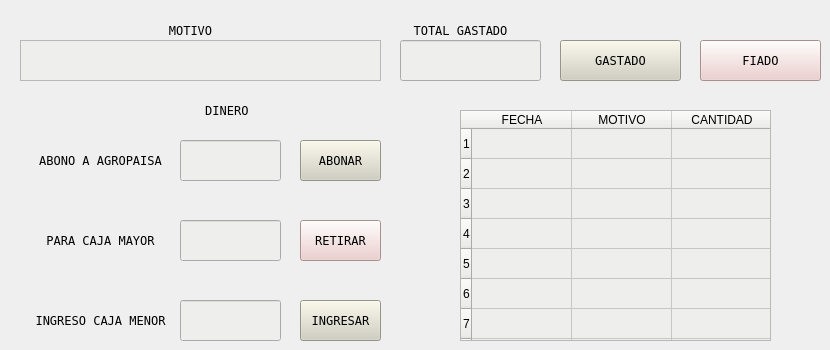
      <widget class="QWidget" name="tab_9">
       <attribute name="title">
        <string>CAJA MENOR</string>
       </attribute>
       <widget class="QPushButton" name="pushButton_16">
        <property name="geometry">
         <rect>
          <x>300</x>
          <y>140</y>
          <width>81</width>
          <height>41</height>
         </rect>
        </property>
        <property name="font">
         <font>
          <family>Andale Mono</family>
         </font>
        </property>
        <property name="styleSheet">
         <string notr="true">background-color: rgb(209, 207, 192);</string>
        </property>
        <property name="text">
         <string>ABONAR</string>
        </property>
       </widget>
       <widget class="QLabel" name="label_57">
        <property name="geometry">
         <rect>
          <x>20</x>
          <y>140</y>
          <width>161</width>
          <height>41</height>
         </rect>
        </property>
        <property name="font">
         <font>
          <family>Andale Mono</family>
         </font>
        </property>
        <property name="text">
         <string>ABONO A AGROPAISA</string>
        </property>
        <property name="alignment">
         <set>Qt::AlignCenter</set>
        </property>
       </widget>
       <widget class="QPushButton" name="pushButton_17">
        <property name="geometry">
         <rect>
          <x>300</x>
          <y>220</y>
          <width>81</width>
          <height>41</height>
         </rect>
        </property>
        <property name="font">
         <font>
          <family>Andale Mono</family>
         </font>
        </property>
        <property name="styleSheet">
         <string notr="true">background-color: rgb(236, 201, 199);</string>
        </property>
        <property name="text">
         <string>RETIRAR</string>
        </property>
       </widget>
       <widget class="QLabel" name="label_59">
        <property name="geometry">
         <rect>
          <x>20</x>
          <y>10</y>
          <width>341</width>
          <height>41</height>
         </rect>
        </property>
        <property name="font">
         <font>
          <family>Andale Mono</family>
         </font>
        </property>
        <property name="text">
         <string>MOTIVO</string>
        </property>
        <property name="alignment">
         <set>Qt::AlignCenter</set>
        </property>
       </widget>
       <widget class="QPushButton" name="pushButton_18">
        <property name="geometry">
         <rect>
          <x>560</x>
          <y>40</y>
          <width>121</width>
          <height>41</height>
         </rect>
        </property>
        <property name="font">
         <font>
          <family>Andale Mono</family>
         </font>
        </property>
        <property name="styleSheet">
         <string notr="true">background-color: rgb(209, 207, 192);</string>
        </property>
        <property name="text">
         <string>GASTADO</string>
        </property>
       </widget>
       <widget class="QTextEdit" name="textEdit_28">
        <property name="geometry">
         <rect>
          <x>20</x>
          <y>40</y>
          <width>361</width>
          <height>41</height>
         </rect>
        </property>
        <property name="font">
         <font>
          <family>Andale Mono</family>
         </font>
        </property>
        <property name="styleSheet">
         <string notr="true">background-color: rgb(238, 238, 236);</string>
        </property>
        <property name="html">
         <string>&lt;!DOCTYPE HTML PUBLIC &quot;-//W3C//DTD HTML 4.0//EN&quot; &quot;http://www.w3.org/TR/REC-html40/strict.dtd&quot;&gt;
&lt;html&gt;&lt;head&gt;&lt;meta name=&quot;qrichtext&quot; content=&quot;1&quot; /&gt;&lt;style type=&quot;text/css&quot;&gt;
p, li { white-space: pre-wrap; }
&lt;/style&gt;&lt;/head&gt;&lt;body style=&quot; font-family:'Andale Mono'; font-size:11pt; font-weight:400; font-style:normal;&quot;&gt;
&lt;p style=&quot;-qt-paragraph-type:empty; margin-top:0px; margin-bottom:0px; margin-left:0px; margin-right:0px; -qt-block-indent:0; text-indent:0px; font-family:'Ubuntu';&quot;&gt;&lt;br /&gt;&lt;/p&gt;&lt;/body&gt;&lt;/html&gt;</string>
        </property>
       </widget>
       <widget class="QLabel" name="label_61">
        <property name="geometry">
         <rect>
          <x>380</x>
          <y>10</y>
          <width>161</width>
          <height>41</height>
         </rect>
        </property>
        <property name="font">
         <font>
          <family>Andale Mono</family>
         </font>
        </property>
        <property name="text">
         <string>TOTAL GASTADO</string>
        </property>
        <property name="alignment">
         <set>Qt::AlignCenter</set>
        </property>
       </widget>
       <widget class="QPushButton" name="pushButton_19">
        <property name="geometry">
         <rect>
          <x>700</x>
          <y>40</y>
          <width>121</width>
          <height>41</height>
         </rect>
        </property>
        <property name="font">
         <font>
          <family>Andale Mono</family>
         </font>
        </property>
        <property name="styleSheet">
         <string notr="true">background-color: rgb(236, 201, 199);</string>
        </property>
        <property name="text">
         <string>FIADO</string>
        </property>
       </widget>
       <widget class="QLabel" name="label_60">
        <property name="geometry">
         <rect>
          <x>180</x>
          <y>90</y>
          <width>101</width>
          <height>41</height>
         </rect>
        </property>
        <property name="font">
         <font>
          <family>Andale Mono</family>
         </font>
        </property>
        <property name="text">
         <string>DINERO </string>
        </property>
        <property name="alignment">
         <set>Qt::AlignCenter</set>
        </property>
       </widget>
       <widget class="QTableWidget" name="tableWidget_9">
        <property name="geometry">
         <rect>
          <x>460</x>
          <y>110</y>
          <width>311</width>
          <height>231</height>
         </rect>
        </property>
        <property name="styleSheet">
         <string notr="true">font: 11pt &quot;Andale Mono&quot;;
background-color: rgb(238, 238, 236);</string>
        </property>
        <property name="verticalScrollBarPolicy">
         <enum>Qt::ScrollBarAlwaysOff</enum>
        </property>
        <property name="horizontalScrollBarPolicy">
         <enum>Qt::ScrollBarAlwaysOff</enum>
        </property>
        <row>
         <property name="text">
          <string>1</string>
         </property>
        </row>
        <row>
         <property name="text">
          <string>2</string>
         </property>
        </row>
        <row>
         <property name="text">
          <string>3</string>
         </property>
        </row>
        <row>
         <property name="text">
          <string>4</string>
         </property>
        </row>
        <row>
         <property name="text">
          <string>5</string>
         </property>
        </row>
        <row>
         <property name="text">
          <string>6</string>
         </property>
        </row>
        <row>
         <property name="text">
          <string>7</string>
         </property>
        </row>
        <row>
         <property name="text">
          <string>8</string>
         </property>
        </row>
        <column>
         <property name="text">
          <string>FECHA</string>
         </property>
        </column>
        <column>
         <property name="text">
          <string>MOTIVO</string>
         </property>
        </column>
        <column>
         <property name="text">
          <string>CANTIDAD</string>
         </property>
        </column>
       </widget>
       <widget class="QLabel" name="label_58">
        <property name="geometry">
         <rect>
          <x>20</x>
          <y>220</y>
          <width>161</width>
          <height>41</height>
         </rect>
        </property>
        <property name="font">
         <font>
          <family>Andale Mono</family>
         </font>
        </property>
        <property name="text">
         <string>PARA CAJA MAYOR</string>
        </property>
        <property name="alignment">
         <set>Qt::AlignCenter</set>
        </property>
       </widget>
       <widget class="QLineEdit" name="lineEdit_7">
        <property name="geometry">
         <rect>
          <x>180</x>
          <y>140</y>
          <width>101</width>
          <height>41</height>
         </rect>
        </property>
        <property name="styleSheet">
         <string notr="true">background-color: rgb(238, 238, 236);</string>
        </property>
       </widget>
       <widget class="QLineEdit" name="lineEdit_8">
        <property name="geometry">
         <rect>
          <x>180</x>
          <y>220</y>
          <width>101</width>
          <height>41</height>
         </rect>
        </property>
        <property name="styleSheet">
         <string notr="true">background-color: rgb(238, 238, 236);</string>
        </property>
       </widget>
       <widget class="QLineEdit" name="lineEdit_9">
        <property name="geometry">
         <rect>
          <x>400</x>
          <y>40</y>
          <width>141</width>
          <height>41</height>
         </rect>
        </property>
        <property name="styleSheet">
         <string notr="true">background-color: rgb(238, 238, 236);</string>
        </property>
       </widget>
       <widget class="QLabel" name="label_89">
        <property name="geometry">
         <rect>
          <x>20</x>
          <y>300</y>
          <width>161</width>
          <height>41</height>
         </rect>
        </property>
        <property name="font">
         <font>
          <family>Andale Mono</family>
         </font>
        </property>
        <property name="text">
         <string>INGRESO CAJA MENOR</string>
        </property>
        <property name="alignment">
         <set>Qt::AlignCenter</set>
        </property>
       </widget>
       <widget class="QLineEdit" name="lineEdit_16">
        <property name="geometry">
         <rect>
          <x>180</x>
          <y>300</y>
          <width>101</width>
          <height>41</height>
         </rect>
        </property>
        <property name="styleSheet">
         <string notr="true">background-color: rgb(238, 238, 236);</string>
        </property>
       </widget>
       <widget class="QPushButton" name="pushButton_29">
        <property name="geometry">
         <rect>
          <x>300</x>
          <y>300</y>
          <width>81</width>
          <height>41</height>
         </rect>
        </property>
        <property name="font">
         <font>
          <family>Andale Mono</family>
         </font>
        </property>
        <property name="styleSheet">
         <string notr="true">background-color: rgb(209, 207, 192);</string>
        </property>
        <property name="text">
         <string>INGRESAR</string>
        </property>
       </widget>
      </widget>
